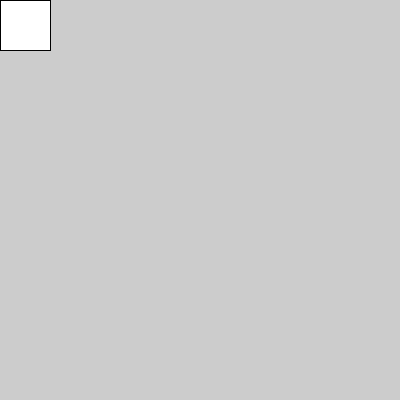
Frame 1 (no input)
Frame 60 (the mouse pressed at the canvas centre just before this capture): identical to frame 1, image omitted
Frame 120 (the mouse held since frame 60 and released just before this capture): identical to frame 1, image omitted

The Processing sketch that drew this single still picture (run headless with seeded random() and noise(); from frame 60 on, the mouse is pressed at the canvas centre):

// Processing sketch: sketch_3_1_Wuerfel
// ── sketch_3_1_Wuerfel.pde
void setup() {
  size(400, 400); // Window size
}

void draw() {
  float e = 50; // Size of the Square
  square(0, 0, e); // Draw square in top-left corner
}
